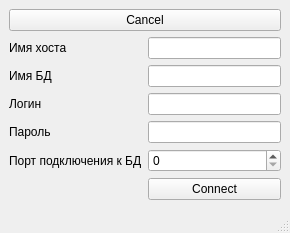
<?xml version="1.0" encoding="UTF-8"?>
<ui version="4.0">
 <class>MainWindow</class>
 <widget class="QMainWindow" name="MainWindow">
  <property name="geometry">
   <rect>
    <x>0</x>
    <y>0</y>
    <width>290</width>
    <height>233</height>
   </rect>
  </property>
  <property name="windowTitle">
   <string>MainWindow</string>
  </property>
  <widget class="QWidget" name="centralwidget">
   <layout class="QFormLayout" name="formLayout">
    <item row="1" column="1">
     <widget class="QLineEdit" name="lineEdid_host"/>
    </item>
    <item row="2" column="0">
     <widget class="QLabel" name="label_nameDB">
      <property name="text">
       <string>Имя БД</string>
      </property>
     </widget>
    </item>
    <item row="2" column="1">
     <widget class="QLineEdit" name="lineEdit_nameDB"/>
    </item>
    <item row="3" column="0">
     <widget class="QLabel" name="label_login">
      <property name="text">
       <string>Логин</string>
      </property>
     </widget>
    </item>
    <item row="3" column="1">
     <widget class="QLineEdit" name="lineEdit_login"/>
    </item>
    <item row="4" column="0">
     <widget class="QLabel" name="label_password">
      <property name="text">
       <string>Пароль</string>
      </property>
     </widget>
    </item>
    <item row="4" column="1">
     <widget class="QLineEdit" name="lineEdit_password">
      <property name="inputMask">
       <string/>
      </property>
      <property name="text">
       <string/>
      </property>
      <property name="echoMode">
       <enum>QLineEdit::Password</enum>
      </property>
      <property name="dragEnabled">
       <bool>false</bool>
      </property>
      <property name="clearButtonEnabled">
       <bool>false</bool>
      </property>
     </widget>
    </item>
    <item row="5" column="0">
     <widget class="QLabel" name="label_port">
      <property name="text">
       <string>Порт подключения к БД</string>
      </property>
     </widget>
    </item>
    <item row="5" column="1">
     <widget class="QSpinBox" name="spinBox_port">
      <property name="maximum">
       <number>9000000</number>
      </property>
     </widget>
    </item>
    <item row="6" column="1">
     <widget class="QPushButton" name="pushButton_connect">
      <property name="text">
       <string>Connect</string>
      </property>
     </widget>
    </item>
    <item row="1" column="0">
     <widget class="QLabel" name="label_host">
      <property name="text">
       <string>Имя хоста</string>
      </property>
     </widget>
    </item>
    <item row="0" column="0" colspan="2">
     <widget class="QPushButton" name="pushButton_cancel">
      <property name="text">
       <string>Cancel</string>
      </property>
     </widget>
    </item>
   </layout>
  </widget>
  <widget class="QStatusBar" name="statusbar"/>
 </widget>
 <tabstops>
  <tabstop>lineEdid_host</tabstop>
  <tabstop>lineEdit_nameDB</tabstop>
  <tabstop>lineEdit_login</tabstop>
  <tabstop>lineEdit_password</tabstop>
  <tabstop>spinBox_port</tabstop>
  <tabstop>pushButton_connect</tabstop>
 </tabstops>
 <resources/>
 <connections/>
</ui>
